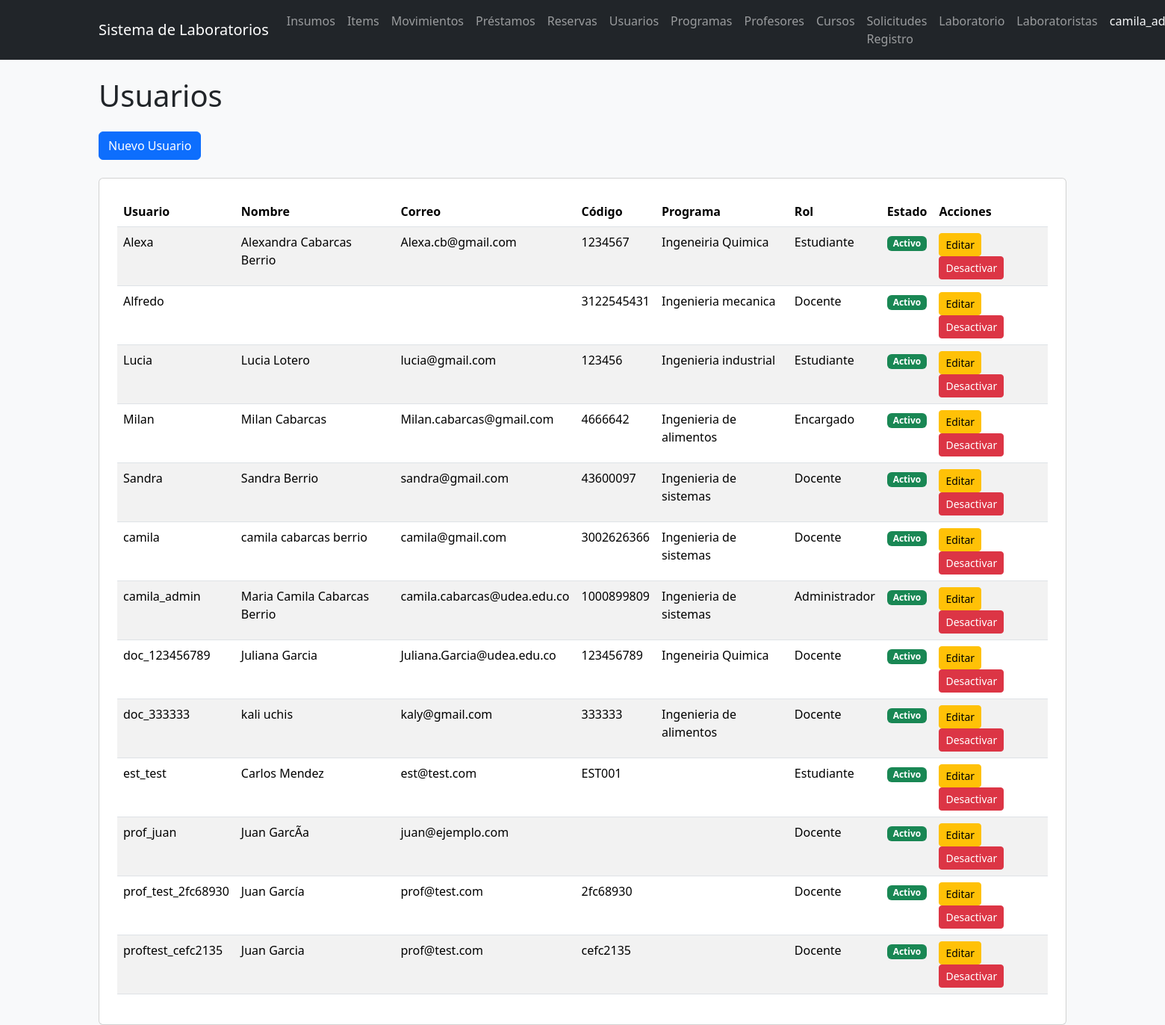
The app's page /usuarios/ (signed in), older data.
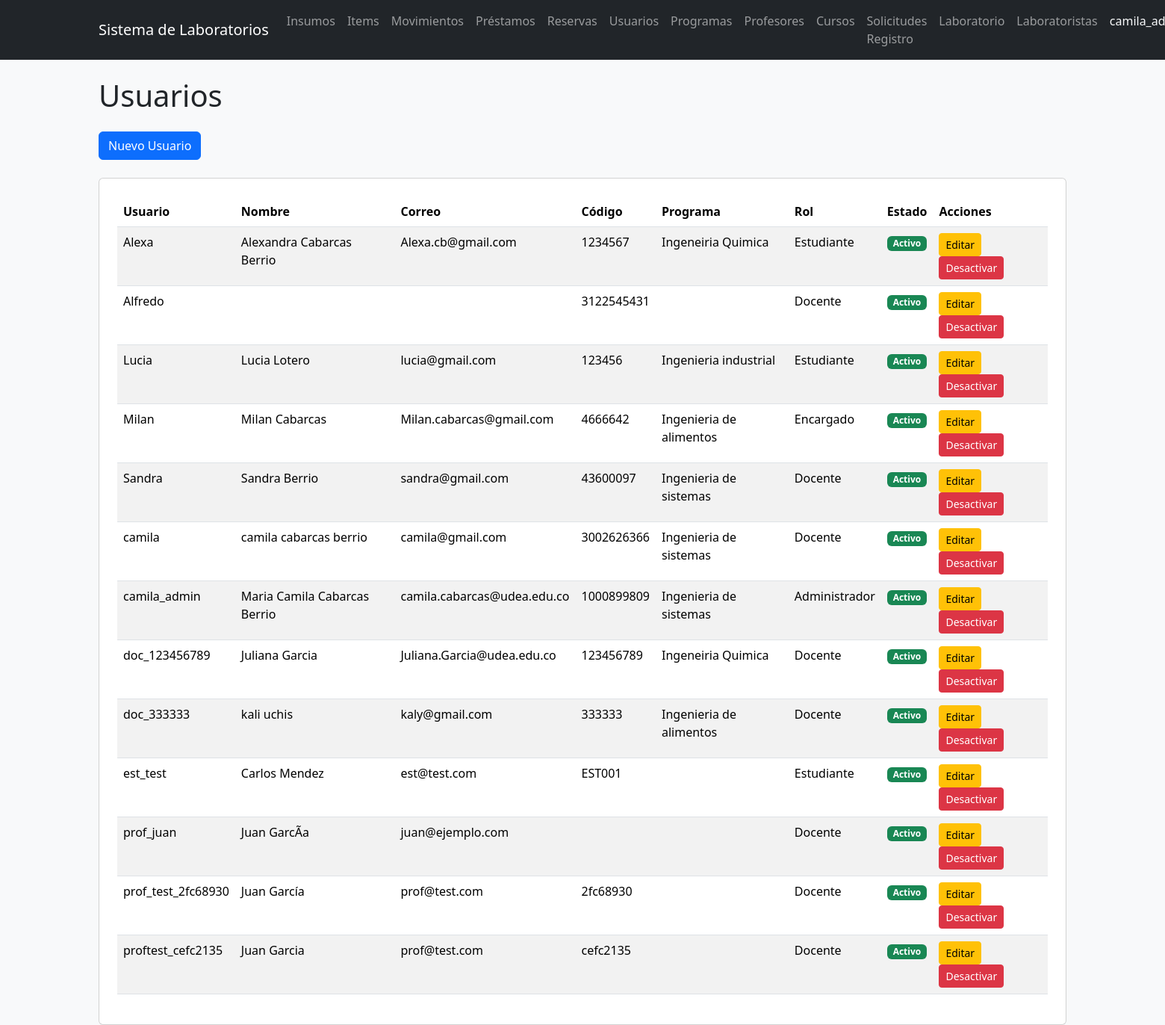
The same page, newer data.
### users/models.py (models this page shows, shortened)
class Usuario(AbstractUser):
    codigo = models.CharField(max_length=50, unique=True, blank=True)
    programa = models.CharField(max_length=100, blank=True)
    rol = models.ForeignKey(
        Rol,
        on_delete=models.CASCADE,
        null=True,
        blank=True
    )

class Rol(models.Model):
    nombre = models.CharField(max_length=100)
    def __str__(self):
        return self.nombre

### users/views.py (the view)
# urls.py: path('', lista_usuarios, name='lista_usuarios'),
@rol_requerido('Administrador')
def lista_usuarios(request):
    usuarios = Usuario.objects.all().order_by('username')
    return render(
        request,
        'users/lista.html',
        {
            'usuarios': usuarios
        }
    )

### config/context_processors.py (called while the page is built)
def notificaciones_admin(request):
    if not request.user.is_authenticated:
        return {}
    try:
        rol = request.user.rol.nombre
    except Exception:
        return {}
    if rol not in ('Administrador', 'Encargado'):
        return {}
    from solicitudes.models import SolicitudRegistroProfesor, SolicitudRegistroCurso
    return {
        'notif_profesores': SolicitudRegistroProfesor.objects.filter(
            estado='pendiente'
        ).count(),
        'notif_cursos': SolicitudRegistroCurso.objects.filter(
            estado='pendiente',
            solicitud_profesor__estado='aprobada'
        ).count(),
    }

### templates/users/lista.html
{% extends 'base_general.html' %}
{% block contenido %}
<h1 class="mb-4">Usuarios</h1>
<a href="/usuarios/crear/" class="btn btn-primary mb-4">
    Nuevo Usuario
</a>
<div class="card p-4">
    <table class="table table-striped">
        <thead>
            <tr>
                <th>Usuario</th>
                <th>Nombre</th>
                <th>Correo</th>
                <th>Código</th>
                <th>Programa</th>
                <th>Rol</th>
                <th>Estado</th>
                <th>Acciones</th>
            </tr>
        </thead>
        <tbody>
            {% for usuario in usuarios %}
            <tr>
                <td>{{ usuario.username }}</td>
                <td>{{ usuario.first_name }} {{ usuario.last_name }}</td>
                <td>{{ usuario.email }}</td>
                <td>{{ usuario.codigo }}</td>
                <td>{{ usuario.programa }}</td>
                <td>{{ usuario.rol }}</td>
                <td>
                    {% if usuario.is_active %}
                    <span class="badge bg-success">Activo</span>
                    {% else %}
                    <span class="badge bg-danger">Inactivo</span>
                    {% endif %}
                </td>
                <td>
                    <a
                        href="/usuarios/{{ usuario.id }}/editar/"
                        class="btn btn-warning btn-sm"
                    >
                        Editar
                    </a>
                        <a
                        href="/usuarios/{{ usuario.id }}/desactivar/"
                        class="btn btn-danger btn-sm"
                    >
                        Desactivar
                    </a>
                </td>
            </tr>
            {% endfor %}
        </tbody>
    </table>
</div>
{% endblock %}

Row changes from the older to the newer data that the page shows:
changed Usuario "Alfredo": programa "Ingenieria mecanica" → (not shown)
